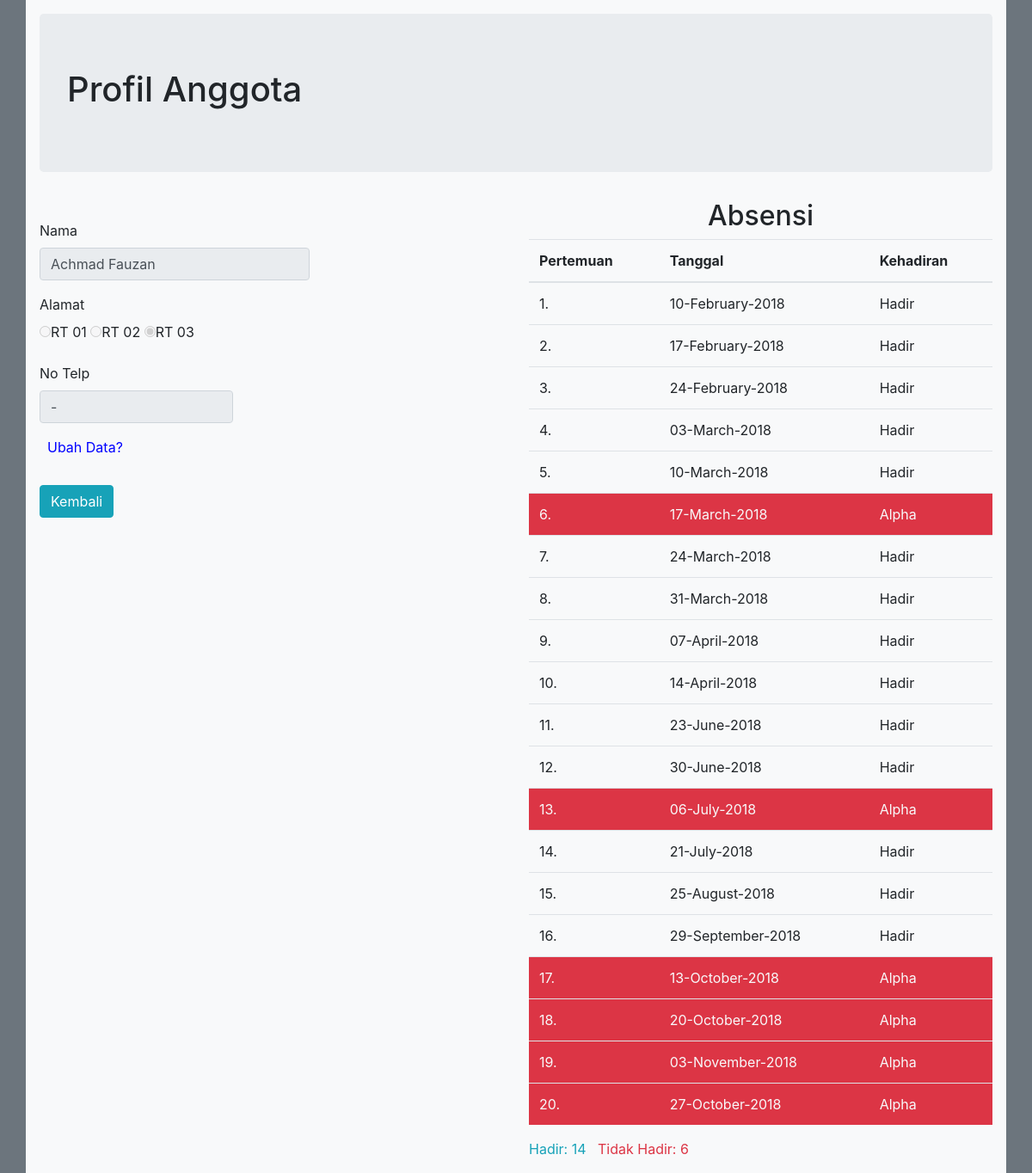
Screenshot of /index.php/Absensi/profil/3 with the database file from the repository.
### tables this page shows
CREATE TABLE `tbl_anggota` (
  `id` int(11) NOT NULL AUTO_INCREMENT,
  `nama` varchar(45) NOT NULL,
  `alamat` text NOT NULL,
  `notelp` varchar(13) NOT NULL,
  `foto` varchar(255) DEFAULT NULL,
  PRIMARY KEY (`id`)
);

CREATE TABLE `tbl_kehadiran` (
  `id_tgl` int(11) NOT NULL,
  `id` int(11) NOT NULL,
  `tanggal` date NOT NULL,
  `hadir` enum('Hadir','Alpha') NOT NULL,
  `id_muhadir` varchar(50) NOT NULL DEFAULT '',
  KEY `ID` (`id`)
);

### application/controllers/Absensi.php (called while the page is built, shortened)
<?php
class Absensi extends CI_Controller{
    public function __construct(){
        $this->load->model('absensi_model');
        $this->load->library('Pdf');
    }
    public function profil($id){
        $anggota = $this->absensi_model->GetWhere('tbl_anggota', array('id' => $id));
        $absensi = $this->absensi_model->query("SELECT *, DATE_FORMAT(tanggal,'%d-%M-%Y') as tanggal
                                                FROM tbl_anggota a, tbl_kehadiran b
                                                WHERE a.id=$id AND b.id=$id");
        $data = array(
            'id' => $anggota[0]['id'],
            'nama' => $anggota[0]['nama'],
            'alamat' => $anggota[0]['alamat'],
            'notelp' => $anggota[0]['notelp'],
            'foto' => $anggota[0]['foto'],
            'absensi' => $absensi
            );
        $this->load->view('profil_anggota', $data);
    }
}

### index.php (called while the page is built, shortened)
<?php
require_once BASEPATH.'core/CodeIgniter.php';

### application/models/Absensi_model.php (called while the page is built, shortened)
<?php
class Absensi_model extends CI_Model{
    public function query($query){
        $res=$this->db->query($query);
        return $res->result_array();
    }
}

### application/views/profil_anggota.php (the view, shortened to what this page needs)
<!DOCTYPE html>
<html>
<head>
    <link rel="stylesheet" href="https://maxcdn.bootstrapcdn.com/bootstrap/4.0.0/css/bootstrap.min.css">
</head>
<body class="bg-secondary">
	<div class="container bg-light" style="padding: 16px">
		<div class="jumbotron">
			<h1 id="">Profil Anggota</h1>
		</div>
        <div class="row">
            <div class="col-lg-6">
                <div class="text-center">
                </div>
                <form method="post" action="<?php echo base_url('index.php/Absensi/update'); ?>">
                <div class="form-group">
                    <label for="Nama">Nama</label>
                    <input name="nama" type="text" class="form-control col-sm-7 enable" id="nama" value="<?=$nama; ?>"disabled>
                </div>
                <div class="form-group">
                    <label for="alamat">Alamat</label><br>
                    <label class="radio-inline"><input class="enable" type="radio" name="alamat" value="RT 01" disabled<?php echo set_radio('alamat', 'RT 01', ($alamat == "RT 01")? true : false); ?>>RT 01</label>
                    <label class="radio-inline"><input class="enable" type="radio" name="alamat" value="RT 02" disabled<?php echo set_radio('alamat', 'RT 02', ($alamat == "RT 02")? true : false); ?>>RT 02</label>
                    <label class="radio-inline"><input class="enable" type="radio" name="alamat" value="RT 03" disabled<?php echo set_radio('alamat', 'RT 03', ($alamat == "RT 03")? true : false); ?>>RT 03</label>
                </div>
                <div class="form-group">
                    <label for="notelp">No Telp</label>
                    <input name="notelp" type="text" class="form-control col-sm-5 enable" id="notelp" value="<?=$notelp; ?>" disabled>
                </div>
                    <span id="ubah">Ubah Data?</span>
                </form>
                <a class="btn btn-info" href="<?= site_url('Absensi/daftar_anggota'); ?>" style="margin-top: 32px">Kembali</a>
             </div>
        <div class="col-lg-6">
            <h2 class="text-center">Absensi</h2>
               <table class="table">
                   <thead>
                        <th>Pertemuan</th>
                       <th>Tanggal</th>
                       <th>Kehadiran</th>
                   </thead>
                   <tbody>
                    <?php $no = 1; $hadir = 0; $alpha = 0 ?>
                    <?php foreach ($absensi as $rekord) { ?>
                       <?php if($rekord['hadir'] == "Alpha"){ ?>
                       <tr class="bg-danger text-light">
                            <td><?=$no.".";?></td>
                           <td><?=$rekord['tanggal'];?></td>
                           <td><?=$rekord['hadir'];?></td>
                       </tr>
                       <?php $alpha++; $no++; ?>
                       <?php }else{ ?>
                            <tr>
                            <td><?=$no.".";?></td>
                           <td><?=$rekord['tanggal'];?></td>
                           <td><?=$rekord['hadir'];?></td>
                       </tr>
                       <?php $hadir++; $no++; ?>
                        <?php } ?>
                    <?php } ?>
                   </tbody>
               </table>
               <span class="text-info">Hadir: <?=$hadir;?></span> &nbsp;  <span class="text-danger">Tidak Hadir: <?=$alpha;?></span>
        </div>
    </div>
</div>
</body>
</html>

### application/views/profil_anggota.php (style rules this page uses)
#ubah { color: blue; }

### rows the page displays
tbl_anggota: tanggal "10-February-2018", tbl_kehadiran.hadir "Hadir", tanggal "17-February-2018", tanggal "24-February-2018", tanggal "03-March-2018", tanggal "10-March-2018", tanggal "17-March-2018", tbl_kehadiran.hadir "Alpha", tanggal "24-March-2018", tanggal "31-March-2018", tanggal "07-April-2018", tanggal "14-April-2018", tanggal "23-June-2018", tanggal "30-June-2018", tanggal "06-July-2018", tanggal "21-July-2018", tanggal "25-August-2018", tanggal "29-September-2018", tanggal "13-October-2018", tanggal "20-October-2018", tanggal "03-November-2018", tanggal "27-October-2018"

### other values shown
$hadir "14"
$alpha "6"
